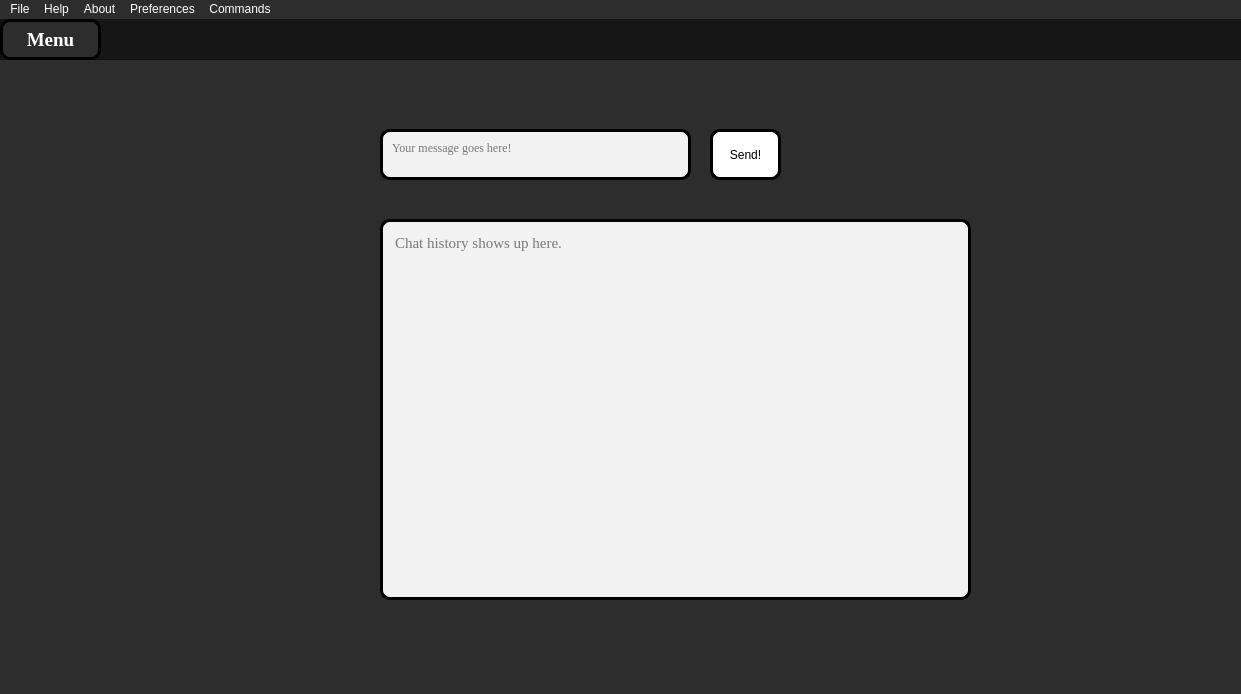
<?xml version="1.0" encoding="UTF-8"?>
<ui version="4.0">
 <class>MainWindow</class>
 <widget class="QMainWindow" name="MainWindow">
  <property name="geometry">
   <rect>
    <x>0</x>
    <y>0</y>
    <width>1241</width>
    <height>694</height>
   </rect>
  </property>
  <property name="windowTitle">
   <string>MainWindow</string>
  </property>
  <property name="styleSheet">
   <string notr="true">background-color:#2d2d2d;color:white;</string>
  </property>
  <widget class="QWidget" name="centralwidget">
   <widget class="QPushButton" name="submit">
    <property name="geometry">
     <rect>
      <x>710</x>
      <y>110</y>
      <width>71</width>
      <height>51</height>
     </rect>
    </property>
    <property name="cursor">
     <cursorShape>PointingHandCursor</cursorShape>
    </property>
    <property name="autoFillBackground">
     <bool>false</bool>
    </property>
    <property name="styleSheet">
     <string notr="true">QPushButton{border-radius:10px; background-color:white; border: 2.5px solid black; color:black;}
QPushButton:hover{background-color:#2d2d2d; border: 3px solid white; color:white;}</string>
    </property>
    <property name="text">
     <string>Send!</string>
    </property>
    <property name="shortcut">
     <string>Return</string>
    </property>
   </widget>
   <widget class="QTextEdit" name="textinput">
    <property name="geometry">
     <rect>
      <x>380</x>
      <y>110</y>
      <width>311</width>
      <height>51</height>
     </rect>
    </property>
    <property name="font">
     <font>
      <family>Georgia</family>
     </font>
    </property>
    <property name="whatsThis">
     <string>Your message goes here!</string>
    </property>
    <property name="styleSheet">
     <string notr="true">background-color:#f2f2f2; color:black; padding:5px; border-radius:10px;border:2.5px solid black;</string>
    </property>
    <property name="placeholderText">
     <string>Your message goes here!</string>
    </property>
   </widget>
   <widget class="QPushButton" name="voiceinput">
    <property name="enabled">
     <bool>true</bool>
    </property>
    <property name="geometry">
     <rect>
      <x>910</x>
      <y>110</y>
      <width>51</width>
      <height>51</height>
     </rect>
    </property>
    <property name="cursor">
     <cursorShape>PointingHandCursor</cursorShape>
    </property>
    <property name="autoFillBackground">
     <bool>false</bool>
    </property>
    <property name="styleSheet">
     <string notr="true">border-radius:10px;</string>
    </property>
    <property name="text">
     <string/>
    </property>
    <property name="icon">
     <iconset>
      <normaloff>assets/microphone_icon.jpg</normaloff>assets/microphone_icon.jpg</iconset>
    </property>
    <property name="iconSize">
     <size>
      <width>64</width>
      <height>64</height>
     </size>
    </property>
    <property name="shortcut">
     <string>Shift+V</string>
    </property>
    <property name="checkable">
     <bool>false</bool>
    </property>
    <property name="autoRepeatInterval">
     <number>101</number>
    </property>
   </widget>
   <widget class="QTextEdit" name="chatrec">
    <property name="geometry">
     <rect>
      <x>380</x>
      <y>200</y>
      <width>591</width>
      <height>381</height>
     </rect>
    </property>
    <property name="font">
     <font>
      <family>Georgia</family>
      <pointsize>11</pointsize>
     </font>
    </property>
    <property name="styleSheet">
     <string notr="true">background-color:#f2f2f2; color:black;padding:8px; border: 2.5px solid black; border-radius:10px;</string>
    </property>
    <property name="readOnly">
     <bool>true</bool>
    </property>
    <property name="overwriteMode">
     <bool>true</bool>
    </property>
    <property name="placeholderText">
     <string>Chat history shows up here.</string>
    </property>
   </widget>
   <widget class="QFrame" name="frame">
    <property name="geometry">
     <rect>
      <x>0</x>
      <y>-60</y>
      <width>1461</width>
      <height>101</height>
     </rect>
    </property>
    <property name="styleSheet">
     <string notr="true">background-color:#161616;</string>
    </property>
    <property name="frameShape">
     <enum>QFrame::StyledPanel</enum>
    </property>
    <property name="frameShadow">
     <enum>QFrame::Raised</enum>
    </property>
    <widget class="QPushButton" name="btn_toggle">
     <property name="geometry">
      <rect>
       <x>0</x>
       <y>60</y>
       <width>101</width>
       <height>41</height>
      </rect>
     </property>
     <property name="font">
      <font>
       <family>Georgia</family>
       <pointsize>14</pointsize>
       <weight>75</weight>
       <bold>true</bold>
      </font>
     </property>
     <property name="cursor">
      <cursorShape>PointingHandCursor</cursorShape>
     </property>
     <property name="styleSheet">
      <string notr="true">QPushButton{border-radius:10px; background-color:#2d2d2d; border: 2.5px solid black; color:white;}
QPushButton:hover{background-color:white; border: 3px solid white; color:black;}</string>
     </property>
     <property name="text">
      <string>Menu</string>
     </property>
    </widget>
   </widget>
   <widget class="QFrame" name="frame_2">
    <property name="geometry">
     <rect>
      <x>0</x>
      <y>40</y>
      <width>0</width>
      <height>800</height>
     </rect>
    </property>
    <property name="styleSheet">
     <string notr="true">background-color:#161616;</string>
    </property>
    <property name="frameShape">
     <enum>QFrame::NoFrame</enum>
    </property>
    <property name="frameShadow">
     <enum>QFrame::Raised</enum>
    </property>
    <widget class="QPushButton" name="pushButton">
     <property name="geometry">
      <rect>
       <x>10</x>
       <y>30</y>
       <width>81</width>
       <height>51</height>
      </rect>
     </property>
     <property name="cursor">
      <cursorShape>PointingHandCursor</cursorShape>
     </property>
     <property name="styleSheet">
      <string notr="true">QPushButton{}
QPushButton:hover{
	background-color:#2d2d2d;
	border-radius: 8px;
}</string>
     </property>
     <property name="text">
      <string>Commands</string>
     </property>
    </widget>
    <widget class="QPushButton" name="pushButton_2">
     <property name="geometry">
      <rect>
       <x>10</x>
       <y>110</y>
       <width>81</width>
       <height>51</height>
      </rect>
     </property>
     <property name="cursor">
      <cursorShape>PointingHandCursor</cursorShape>
     </property>
     <property name="styleSheet">
      <string notr="true">QPushButton{}
QPushButton:hover{
	background-color:#2d2d2d;
	border-radius: 8px;
}</string>
     </property>
     <property name="text">
      <string>Settings</string>
     </property>
    </widget>
    <widget class="QPushButton" name="pushButton_3">
     <property name="geometry">
      <rect>
       <x>10</x>
       <y>190</y>
       <width>81</width>
       <height>51</height>
      </rect>
     </property>
     <property name="cursor">
      <cursorShape>PointingHandCursor</cursorShape>
     </property>
     <property name="styleSheet">
      <string notr="true">QPushButton{}
QPushButton:hover{
	background-color:#2d2d2d;
	border-radius: 8px;
}</string>
     </property>
     <property name="text">
      <string>Actions</string>
     </property>
    </widget>
   </widget>
  </widget>
  <widget class="QMenuBar" name="menuBar">
   <property name="geometry">
    <rect>
     <x>0</x>
     <y>0</y>
     <width>1241</width>
     <height>21</height>
    </rect>
   </property>
   <widget class="QMenu" name="menuFile">
    <property name="title">
     <string>File</string>
    </property>
    <addaction name="actionLog_out"/>
    <addaction name="actionExit"/>
   </widget>
   <widget class="QMenu" name="menuHelp">
    <property name="title">
     <string>Help</string>
    </property>
   </widget>
   <widget class="QMenu" name="menuAbout">
    <property name="title">
     <string>About</string>
    </property>
    <widget class="QMenu" name="menuBlog">
     <property name="title">
      <string>Blog</string>
     </property>
    </widget>
    <addaction name="menuBlog"/>
   </widget>
   <widget class="QMenu" name="menuCOmmands">
    <property name="title">
     <string>Commands</string>
    </property>
   </widget>
   <widget class="QMenu" name="menuPreferences">
    <property name="title">
     <string>Preferences</string>
    </property>
    <addaction name="actionSettings"/>
   </widget>
   <addaction name="menuFile"/>
   <addaction name="menuHelp"/>
   <addaction name="menuAbout"/>
   <addaction name="menuPreferences"/>
   <addaction name="menuCOmmands"/>
  </widget>
  <action name="actionLog_out">
   <property name="text">
    <string>Log out</string>
   </property>
   <property name="shortcut">
    <string>Shift+L</string>
   </property>
  </action>
  <action name="actionExit">
   <property name="text">
    <string>Exit</string>
   </property>
   <property name="statusTip">
    <string>Close the application</string>
   </property>
   <property name="whatsThis">
    <string>Close the application</string>
   </property>
  </action>
  <action name="actionSettings">
   <property name="text">
    <string>Settings</string>
   </property>
  </action>
  <action name="actionlol">
   <property name="text">
    <string>lol</string>
   </property>
  </action>
 </widget>
 <resources/>
 <connections/>
</ui>
